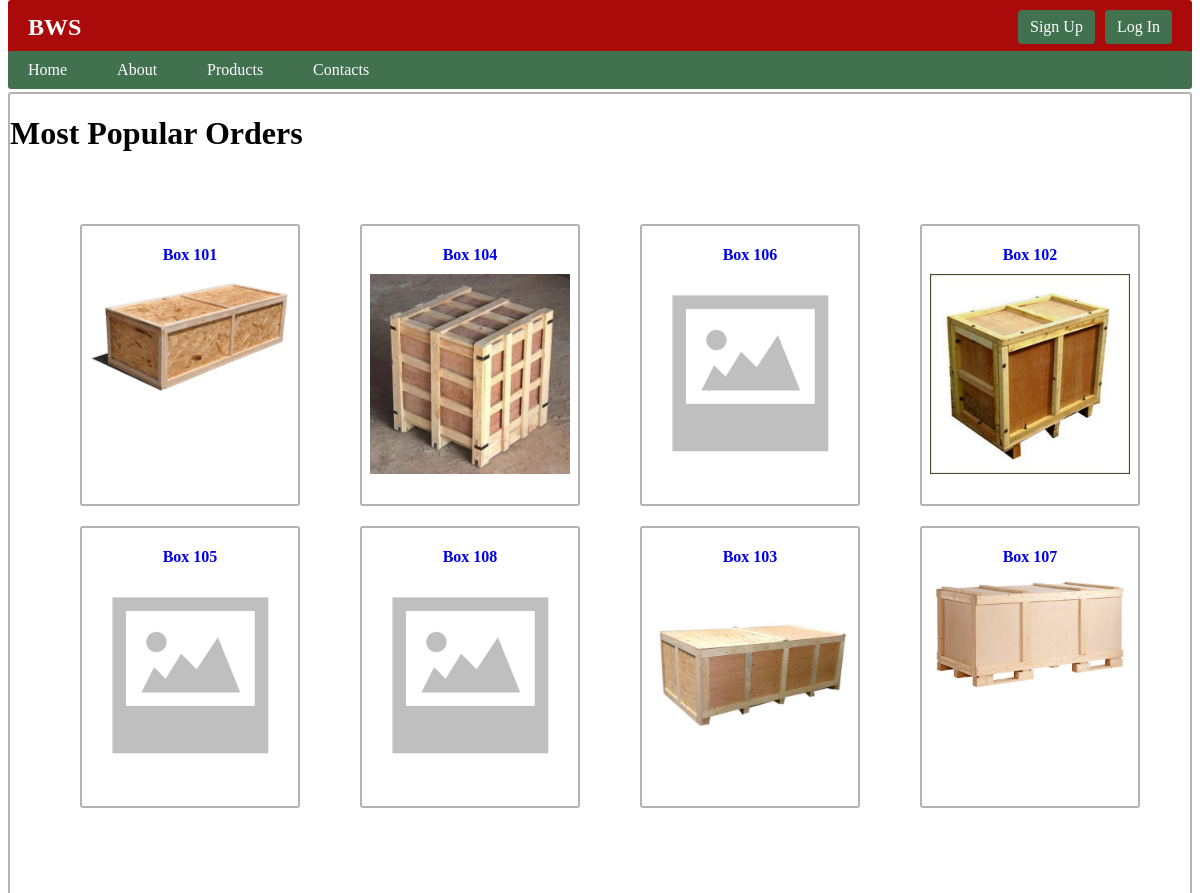
Page /bws/ (upper part) on the earlier database version.
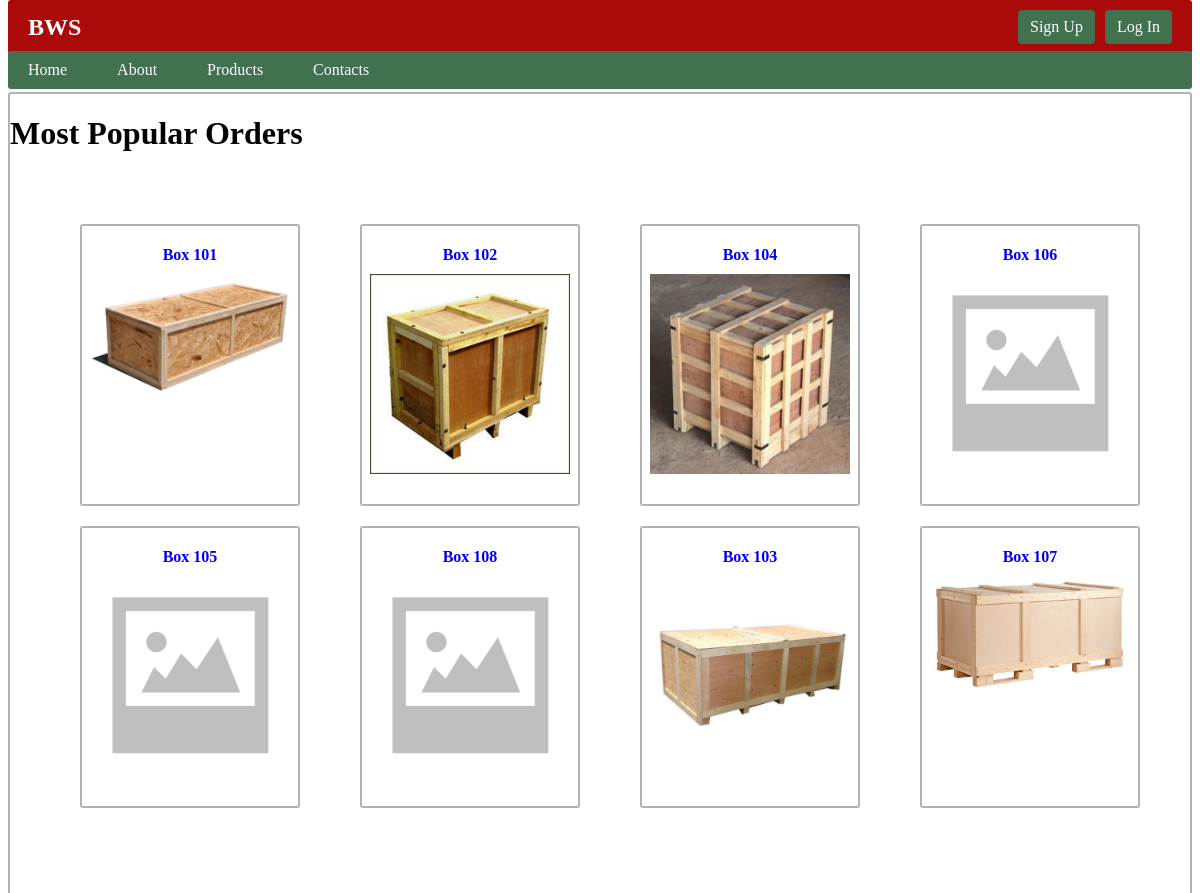
Same page on the later database version.
### bws/models.py (models this page shows, shortened)
class Order(models.Model):
    order_nr = models.CharField(verbose_name='Order Number', max_length=20, unique=True, blank=True, editable=False)
    creating_date = models.DateTimeField(verbose_name='Create Date', default=timezone.now, editable=False)
    buyer_info = models.ForeignKey(to='BuyerOrder', verbose_name='Buyer', on_delete=models.CASCADE, null=True, blank=True)
    seller_info = models.ForeignKey(to='SellerOrder', verbose_name='Seller', on_delete=models.CASCADE, null=True, blank=True)
    price = models.CharField(verbose_name='Price', max_length=10, blank=True, editable=False)
    production_date = models.CharField(verbose_name='Production Date', max_length=10, blank=True, editable=False)
    transport = models.ForeignKey(to='TransportCompany', verbose_name='Transport Information', on_delete=models.CASCADE, null=True, blank=True, related_name='orders_as_transport')
    transport_plates = models.ForeignKey(to='Transport', verbose_name='Truck Plates', on_delete=models.CASCADE, null=True, blank=True, related_name='orders_as_plates')
    transport_load_date = models.ForeignKey(to='Transport', verbose_name='Transport Loading Date', on_delete=models.CASCADE, null=True, blank=True, related_name='orders_as_load_date')
    transport_unload_date = models.ForeignKey(to='Transport', verbose_name='Transport Unloading Date', on_delete=models.CASCADE, null=True, blank=True, related_name='orders_as_unload_date')
    user_client = models.ForeignKey(User, on_delete=models.CASCADE, null=True, blank=True)
    ORDER_STATUS = (
        ('a', 'Accepted'),
        ('p', 'In produce'),
        ('l', 'Loaded'),
        ('y', 'Delivered'),
        ('d', 'Declined'),
    )
    order_status = models.CharField(verbose_name='Status', choices=ORDER_STATUS, max_length=20, blank=True, editable=False)
    EXPORT_FORMAT_CHOICES = (
        ('csv', 'CSV'),
    )
    export_format = models.CharField(verbose_name='Export Format', choices=EXPORT_FORMAT_CHOICES, max_length=10, default=None, blank=True, null=True)
    class Meta:
        verbose_name = 'Order'
        verbose_name_plural = 'Orders'

class BuyerOrder(models.Model):
    order_nr = models.CharField(verbose_name='Order Number', max_length=10, unique=True, blank=True)
    buyer = models.ForeignKey(to='Buyer', verbose_name='Buyer', on_delete=models.SET_NULL, null=True, blank=True)
    product = models.ForeignKey(to='Product',verbose_name='Product',  on_delete=models.SET_NULL, null=True, blank=True)
    buyer_price = models.DecimalField(verbose_name='Buyer Price', max_digits=10, decimal_places=2, default=0.0)
    delivery_date_from = models.DateField(verbose_name='Delivery Date From', default=timezone.now)
    delivery_date_to = models.DateField(verbose_name='Delivery Date To', default=timezone.now)
    ORDER_STATUS = (
        ('a', 'Accepted'),
        ('d', 'Declined'),
    )
    status = models.CharField(verbose_name='Order Status', choices=ORDER_STATUS, default='a', max_length=1, blank=True)
    MAIL_STATUS = (
        ('n', 'Not Sent'),
        ('s', 'Sent Out'),
    )
    mail = models.CharField(verbose_name='Send Mail', choices=MAIL_STATUS, default='n', max_length=1, blank=True)
    class Meta:
        verbose_name = 'BuyerOrder'
        verbose_name_plural = 'BuyerOrders'

class Product(models.Model):
    name = models.CharField(verbose_name='Name', max_length=200, unique=True)
    width = models.IntegerField(verbose_name='Width(mm)', default=0)
    length = models.IntegerField(verbose_name='Length(mm)', default=0)
    height = models.IntegerField(verbose_name='Height(mm)', default=0)
    thickness = models.IntegerField(verbose_name='Thickness(mm)', default=0)
    trailer = models.ForeignKey(to=Trailer, verbose_name='Trailer', on_delete=models.SET_NULL, null=True, blank=True)
    product_image = models.ImageField(verbose_name='Product Image', upload_to='products', null=True, blank=True)
    def __str__(self):
        return self.name
    class Meta:
        verbose_name = 'Product'
        verbose_name_plural = 'Products'

### bws/views.py (the view)
# urls.py: path('', views.index, name='index'),
def index(request):
    orders = Order.objects.all()
    product_counts = Product.objects.annotate(order_count=Count('buyerorder'))
    sorted_product_counts = product_counts.order_by('-order_count')
    top_product_counts = sorted_product_counts[:8]
    top_orders = []
    for product_count in top_product_counts:
        product_type = product_count.name
        orders_with_product = orders.filter(buyer_info__product__name=product_type)
        if orders_with_product.exists():
            top_orders.append(orders_with_product.first())
    context = {
        'orders': top_orders,
    }
    return render(request, 'index.html', context=context)

### bws/templates/index.html (shortened to what this page needs)
{% extends 'base.html' %}
{% load static %}
{% block 'content' %}
<div class="content">
    <h1>Most Popular Orders</h1>
    <ul class="content-list">
        {% for order in orders %}
        <div class="content2">
            <a href="{% url 'product' order.buyer_info.product.id  %}" class="product-link">
                <div class="product-info">
                {{ order.buyer_info.product }}
                </div>
                {% if order.buyer_info.product.product_image %}
                    <img src="{{ order.buyer_info.product.product_image.url }}" class="product-image">
                {% else %}
                    <img src="{% static 'images/no-image.png' %}" class="product-image">
                {% endif %}
                </a>
        </div>
        {% endfor %}
    </ul>
  </div>
{% endblock %}

Differences in the rows shown:
changed Order "Box 102": moves up the list
